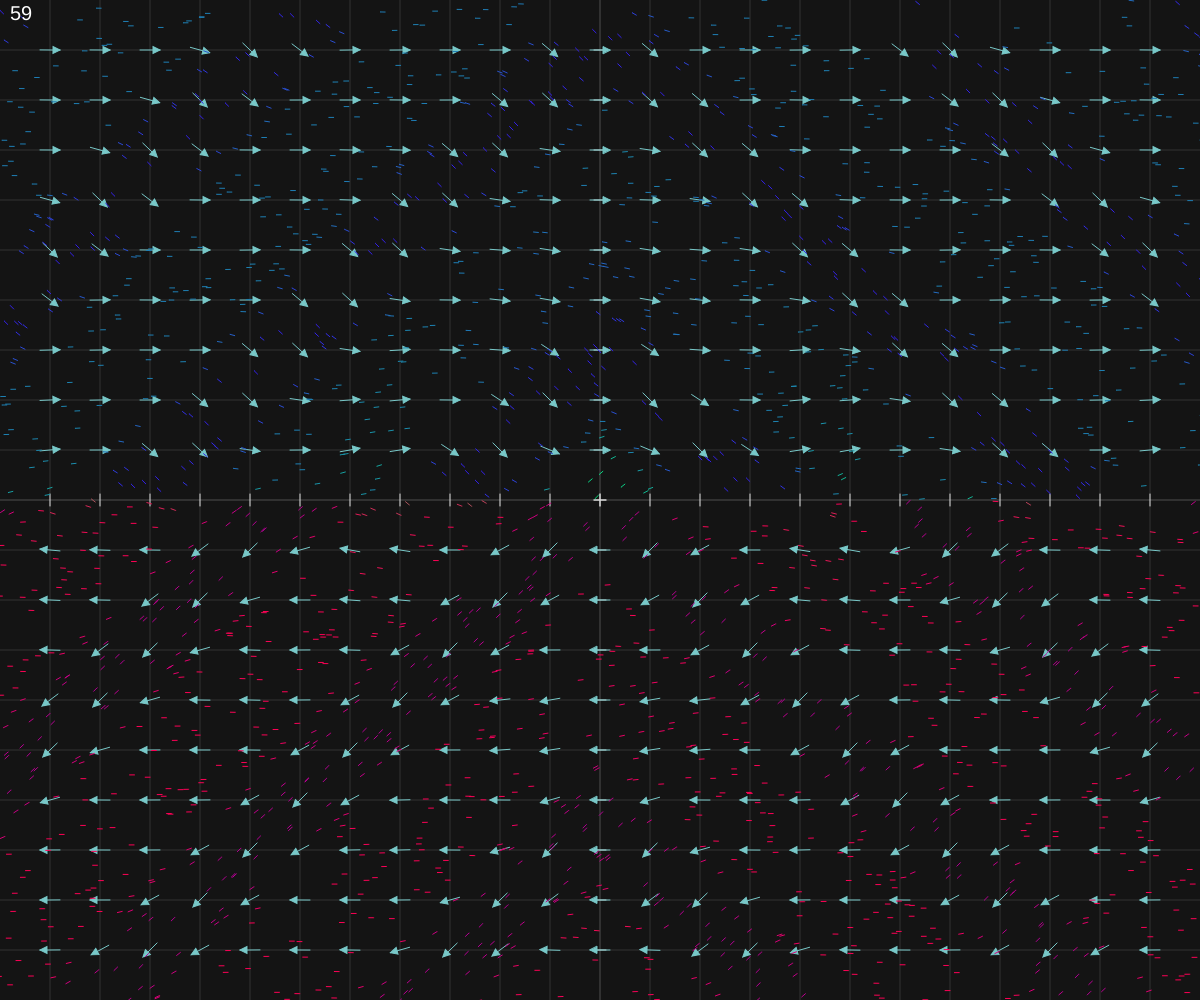
Frame 1 (no input)
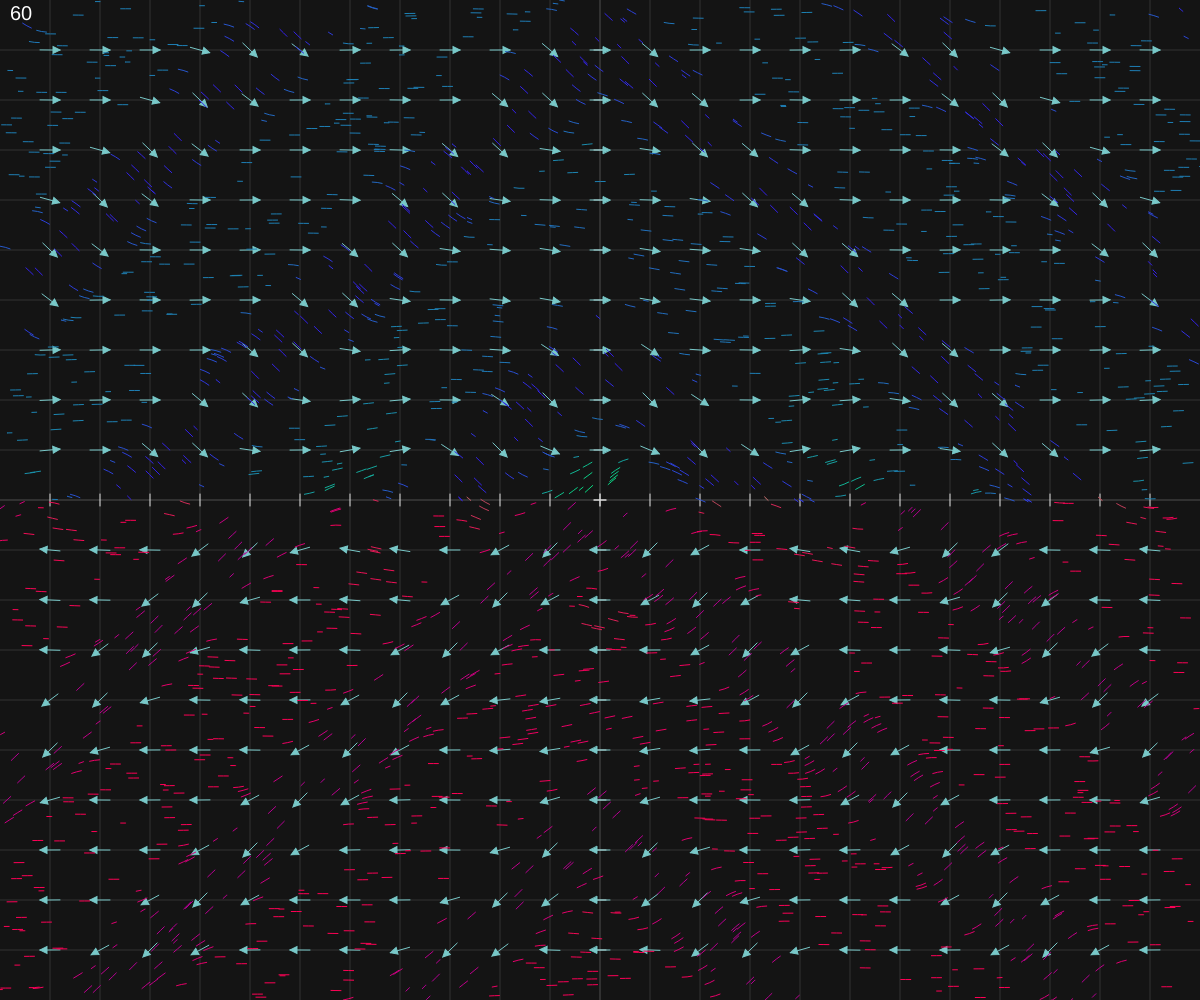
Frame 60 (no input)
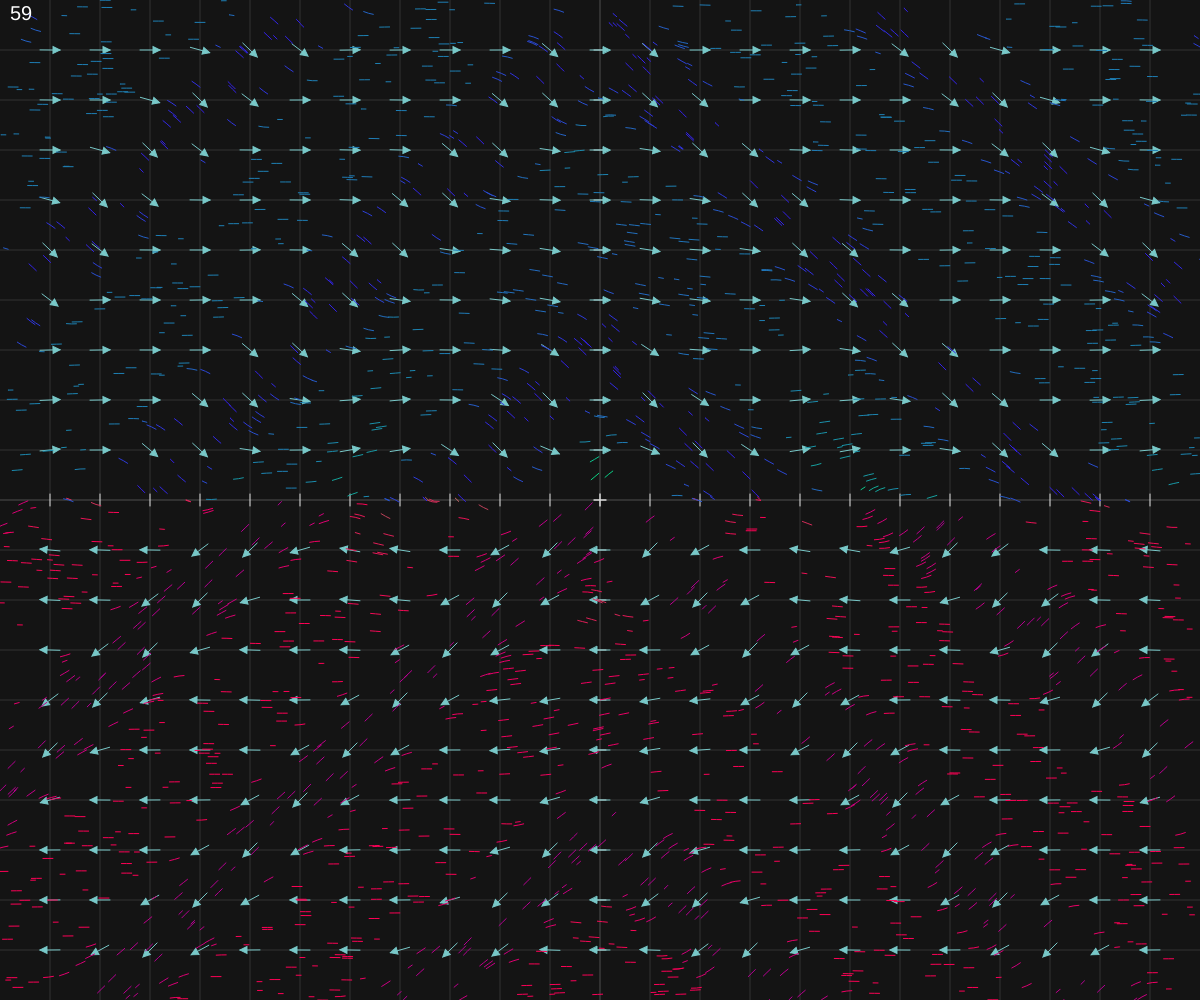
Frame 120 (the mouse pressed at the canvas centre since frame 60)

The p5.js sketch that drew these frames (run headless with seeded random() and noise() and a simulated clock; from frame 60 on, the mouse is pressed at the canvas centre):

// p5.js sketch
// ── sketch.js
let xSpacing = 50;
let ySpacing = xSpacing;
let numOfParticles = 2000;

let particles = [];
let deletedParticles = [];
let xBound = 0;
let yBound = 0;

function setup() {
	createCanvas(windowWidth, windowHeight);
	xBound = width*0.5/xSpacing;
	yBound = height*0.5/xSpacing;
	for (let i = 0; i < numOfParticles; i++){
		particles.push(new Particle(random(xBound*2)-xBound, random(yBound*2)-yBound));
	}
	//set the maximum framerate to 60fps
	frameRate(60);
}

function windowResized() {
	resizeCanvas(windowWidth, windowHeight);
	xBound = width*0.5/xSpacing;
	yBound = height*0.5/xSpacing;
}

function constantBackground() {
	//general background
	push();
	stroke(220);
	strokeWeight(3);
	//line(width/2, 0, width/2, height);
	//line(0, height/2, width, height/2);
	pop();

	//grid
	push();
	translate(width/2, height/2);
	push();
	stroke(220,40);
	strokeWeight(1);
	for (let i = 0; i < width/2; i += xSpacing) {
		line(i, -height/2, i, height);
		line(-i, -height/2, -i, height/2);
	}
	
	for (let i = 0; i < height/2; i += ySpacing) {
		line(-width/2, i, width, i);
		line(-width/2, -i, width/2, -i);
	}
	
	push();
	stroke(220);
	for (let i = 0; i < width/2; i += xSpacing) {
		line(i, -6, i, 6);
		line(-i, -6, -i, 6);
	}
	
	for (let i = 0; i < height/2; i += ySpacing) {
		line(-6, i, 6, i);
		line(-6, -i, 6, -i);
	}
	pop();
	pop();
	drawArrorField();
	
}

function drawArrow(base, vec) {
	push();
	translate(base.x, base.y);
	line(0, 0, vec.x, vec.y);
	rotate(vec.heading());
	let arrowSize = 7;
	translate(vec.mag() - arrowSize, 0);
	triangle(0, arrowSize / 2, 0, -arrowSize / 2, arrowSize, 0);
	pop();
}

function draw() {
	push();
	background(20);
	constantBackground();
	pop();
	
	particles.forEach(element => {
		element.applyForce(vectorField(element.pos.x, element.pos.y).normalize());
		element.update();
		element.display();
	});
	//use the deletedParticles array to delete the particles that have been deleted
	let i = 0;
	textSize(20);
	stroke(0,0);
	fill(255)
	//display the fps in the top left corner
	text(floor(frameRate()), 10, 20);
	//text("Mouse: " + (mouseX-width/2)/xSpacing + ", " + (-mouseY + height/2)/ySpacing, 10, 40);

	//remove particles that are off the screen and add new ones
	particles = particles.filter(element => {
		if (element.deathTime > 0) {
		return element.pos.x > -width/2/xSpacing && element.pos.x < width/2/xSpacing && element.pos.y/ySpacing > -height/2 && element.pos.y < height/2/ySpacing;
		}
	});
	while (particles.length < numOfParticles){
		particles.push(new Particle(random(width/xSpacing)-width/xSpacing/2, random(height/ySpacing)-height/ySpacing/2));
	}
}

function mouseDragged() {
	prtcl = new Particle((mouseX-width/2)/xSpacing, (mouseY - height/2)/-ySpacing);
	prtcl.deathTime = 100;
	particles.push(prtcl);
}

function drawArrorField() {
	stroke(120,200,200);
	fill(120,200,200);

	for (let x = 0; x < xBound; x++) {
		for (let y = 0; y < yBound; y++) {
			if (x == 0 && y == 0) {
				continue;
			}
			let source = createVector(x*xSpacing, - y*ySpacing); //top right quadrant
			let vec = vectorField(x, y);
			vec.y = -vec.y; //y direction is flipped
			if (vec.mag() > 0){ //only draw the arrow if the vector is non zero
				vec.normalize();
				drawArrow(source.sub(vec.mult(10)), vec.mult(2));
			}
		}
		for (let y = -1; y > -height/2/ySpacing; y--) {
			if (x == 0 && y == 0) {
				continue;
			}
			let source = createVector(x*xSpacing, - y*ySpacing); //bottom right quadrant
			let vec = vectorField(x, y);
			vec.y = -vec.y; //y direction is flipped
			if (vec.mag() > 0){ //only draw the arrow if the vector is non zero
				vec.normalize();
				drawArrow(source.sub(vec.mult(10)), vec.mult(2));
			}
		}
		
	}
	for (let x = -1; x > -xBound; x--) {
		for (let y = 0; y < yBound; y++) {
			if (x == 0 && y == 0) {
				continue;
			}
			let source = createVector(x*xSpacing, - y*ySpacing); //top right quadrant
			let vec = vectorField(x, y);
			vec.y = -vec.y; //y direction is flipped
			if (vec.mag() > 0){ //only draw the arrow if the vector is non zero
				vec.normalize();
				drawArrow(source.sub(vec.mult(10)), vec.mult(2));
			}
		}
		for (let y = -1; y > -height/2/ySpacing; y--) {
			if (x == 0 && y == 0) {
				continue;
			}
			let source = createVector(x*xSpacing, - y*ySpacing); //bottom right quadrant
			let vec = vectorField(x, y);
			vec.y = -vec.y; //y direction is flipped
			if (vec.mag() > 0){ //only draw the arrow if the vector is non zero
				vec.normalize();
				drawArrow(source.sub(vec.mult(10)), vec.mult(2));
			}
		}
		
	}
}

//this function returns a vector that is the the value of the vector field at the given point in the grid (x,y) 
function vectorField(x, y){
	//return createVector(-y,x);
	
	//return createVector((exp(x)/(pow(x,2) + pow(x,2)))*(x*sin(y)-y*cos(y)), (exp(x)/(pow(x,2) + pow(x,2)))*(y*sin(y)+x*cos(y)));
	
	//return createVector(sin(y),sin(exp(max((x+sin(x)),sqrt(x*x+y*y))))*x);

	//return createVector(y, max((sin(y)-x),(exp(y)-sin((x-y)))));
	
	//return createVector(-y/(x*x+y*y), x/(x*x+y*y));
	
	//return createVector(cos(x), sin(y));

	//return createVector(cos((cos(sqrt(x*x+y*y))-max(sqrt(x*x+y*y),sin(x)))),0);

	return createVector(y,min(sin(sqrt(x*x+y*y))*sin(x)/x,y*cos((y+abs(x)))));

	//return createVector((cos(sqrt(x*x+y*y))+y),sin(cos(min(y,x)))*cos(y));
	
	//return createVector(sin(sqrt(x*x+y*y)),min(sin(x),y));
}

//function interpalate between three colors based on the angle
function colorFromAngle(angle) {
	let part = map(angle, -PI, PI, 0, 3, true);
	if (part <= 1){
		return color(255*(1-part) + 60*part,0,85*(1-part) + 255*part);
	}
	if (part <= 2){
		return color(60*(2-part),255*(part-1),255*(2-part) + 106*(part-1));
	}
	else{
		return color(255*(part-2), 255*(3-part), 106*(3-part) + 85*(part-2	));
	}

	//return color(255, 255, 255);
}

function Particle(x, y) {
	this.pos = createVector(x, y);
	this.vel = createVector(0, 0);
	this.massRed = 0.1;
	this.trail = [];
	this.maxTrail = 3;
	this.deathTime = random(0, 8);
	for (let i = 0; i < this.maxTrail; i++) {
		this.trail.push(createVector(x, y));
	}

	this.applyForce = function(force) {
		this.vel.x = 0;
		this.vel.y = 0;
		this.vel.add(force).mult(this.massRed);
	}
	this.update = function() {
		this.pos.add(this.vel);
		this.trail.push(this.pos.copy());
		this.trail.shift();
	}
	this.display = function() {
		this.deathTime -= 1;
		push();
		try {
			stroke(colorFromAngle(this.vel.heading()), this.deathTime*51);
		} catch (error) {
			print(this.vel.heading());
		}
		noFill();
		translate(width/2, height/2);
		strokeWeight(1);
		beginShape();
		for (let i = 0; i < this.trail.length; i++) {
			vertex(this.trail[i].x*xSpacing, -this.trail[i].y*ySpacing);
		}
		endShape();
		pop();	
	}

	this.setDeathTime = function(time) {
		this.deathTime = time;
	}
}

//when the user presses "+" or "-" the number of particles will change by 1000 or -1000 respectively
function keyPressed() {
	if (keyCode == 107) {
		numOfParticles += 1000;
		print(numOfParticles);
	} else if (keyCode == 109) {
		numOfParticles -= 1000;
		print(numOfParticles);
	}
}
